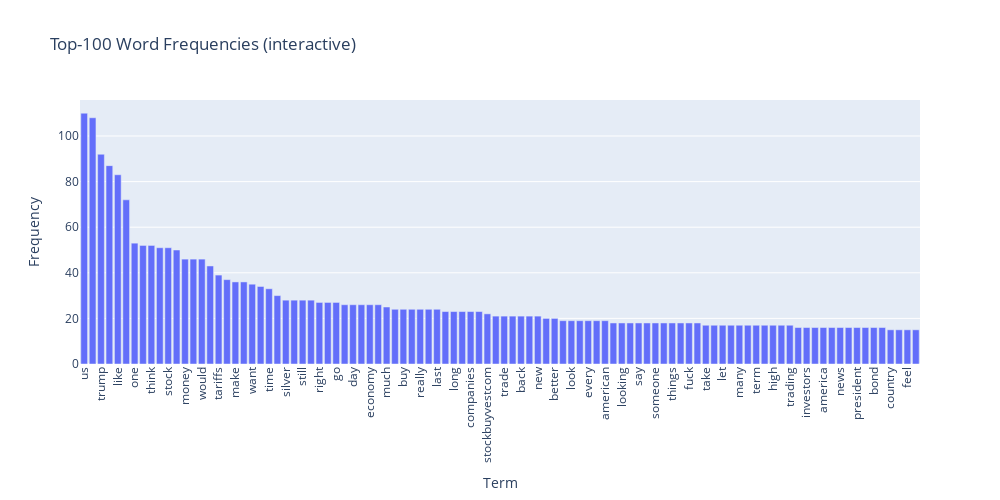

The cell this chart's notebook holds for it:
### Code cell
# 全語詞頻
term_freq = np.asarray(X_counts.sum(axis=0)).ravel()
vocab = count_vect.get_feature_names_out()

K = 100
top_idx = term_freq.argsort()[::-1][:K]

df_top = pd.DataFrame({
    "term": vocab[top_idx],
    "freq": term_freq[top_idx].astype(int)
})

# Plotly 互動式圖
import plotly.express as px

fig = px.bar(
    df_top, x="term", y="freq",
    title=f"Top-{K} Word Frequencies (interactive)",
    labels={"term":"Term", "freq":"Frequency"}
)
fig.update_layout(xaxis_tickangle=-90, bargap=0.2, height=500, width=1000)
fig.show()

### Figure 1 — Plotly figure (JSON) as saved in the notebook; plotly's stock layout.template omitted (floating-point values rounded to 4 significant figures)
{"data": [{"hovertemplate": "Term=%{x}<br>Frequency=%{y}<extra></extra>", "legendgroup": "", "marker": {"color": "#636efa", "pattern": {"shape": ""}}, "name": "", "orientation": "v", "showlegend": false, "textposition": "auto", "type": "bar", "x": ["us", "market", "trump", "nt", "like", "china", "one", "even", "think", "people", "stock", "going", "money", "good", "would", "see", "tariffs", "get", "make", "price", "want", "could", "time", "futures", "silver", "x200b", "still", "company", "right", "years", "go", "also", "day", "world", "economy", "today", "much", "first", "buy", "way", "really", "dollar", "last", "stocks", "long", "well", "companies", "know", "stockbuyvestcom", "everyone", "trade", "since", "back", "week", "new", "bad", "better", "sell", "look", "xi", "every", "call", "american", "wants", "looking", "need", "say", "already", "someone", "year", "things", "img", "fuck", "got", "take", "point", "let", "thing", "many", "never", "term", "may", "high", "anything", "trading", "seems", "investors", "literally", "america", "selling", "news", "shit", "president", "big", "bond", "bonds", "country", "end", "feel", "war"], "xaxis": "x", "y": [110, 108, 92, 87, 83, 72, 53, 52, 52, 51, 51, 50, 46, 46, 46, 43, 39, 37, 36, 36, 35, 34, 33, 30, 28, 28, 28, 28, 27, 27, 27, 26, 26, 26, 26, 26, 25, 24, 24, 24, 24, 24, 24, 23, 23, 23, 23, 23, 22, 21, 21, 21, 21, 21, 21, 20, 20, 19, 19, 19, 19, 19, 19, 18, 18, 18, 18, 18, 18, 18, 18, 18, 18, 18, 17, 17, 17, 17, 17, 17, 17, 17, 17, 17, 17, 16, 16, 16, 16, 16, 16, 16, 16, 16, 16, 16, 15, 15, 15, 15], "yaxis": "y"}], "layout": {"bargap": 0.2, "barmode": "relative", "height": 500, "legend": {"tracegroupgap": 0}, "title": {"text": "Top-100 Word Frequencies (interactive)"}, "width": 1000, "xaxis": {"anchor": "y", "domain": [0, 1], "tickangle": -90, "title": {"text": "Term"}}, "yaxis": {"anchor": "x", "domain": [0, 1], "title": {"text": "Frequency"}}}}
